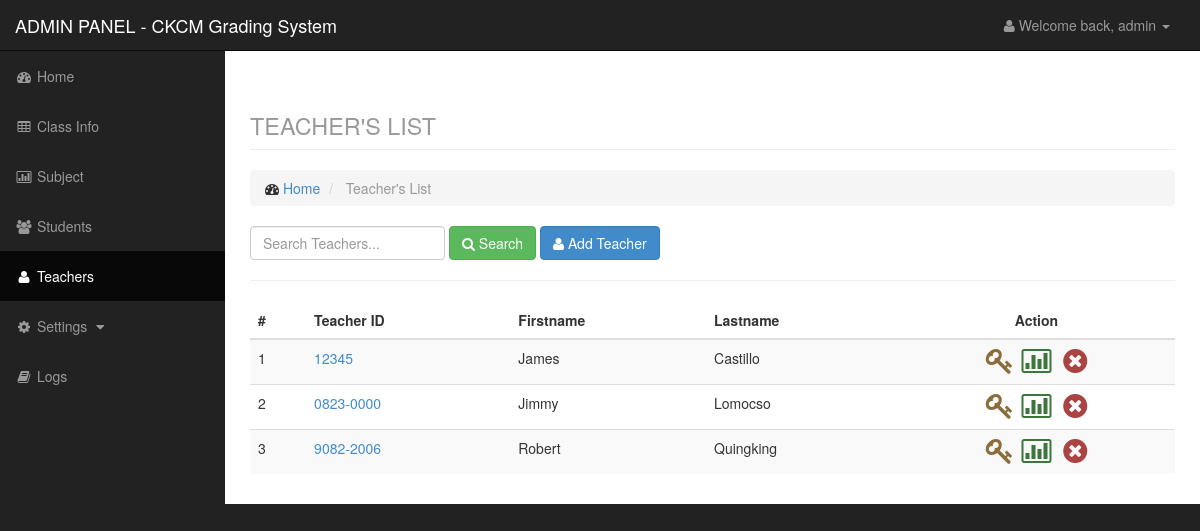
Screenshot of /admin/teacherlist.php (signed in) with the database file from the repository.
### tables this page shows
CREATE TABLE IF NOT EXISTS `teacher` (
  `id` int(11) NOT NULL AUTO_INCREMENT,
  `teachid` varchar(50) NOT NULL,
  `fname` varchar(100) NOT NULL,
  `lname` varchar(100) NOT NULL,
  PRIMARY KEY (`id`)
);

### admin/data/teacher_model.php (called while the page is built, shortened)
<?php
    $teacher = new Datateacher();
    class Datateacher {
        function getteacher($search){
            $q = "select * from teacher where teachid like '%$search%' or fname like '%$search%' or lname like '%$search%' order by lname,fname,teachid";
            $r = mysql_query($q);
            return $r;
        }
    }
?>

### admin/teacherlist.php (the view, shortened to what this page needs)
<?php
    include('include/header.php');
    include('include/sidebar.php');
    include('data/teacher_model.php');
    $search = isset($_POST['search']) ? $_POST['search']: null;
    $teacher = $teacher->getteacher($search);
?>
<div id="page-wrapper">
    <div class="container-fluid">
        <div class="row">
            <div class="col-lg-12">
                <h1 class="page-header">
                    <small>TEACHER'S LIST</small>
                </h1>
                <ol class="breadcrumb">
                    <li>
                        <i class="fa fa-dashboard"></i> <a href="index.php">Home</a>
                    </li>
                    <li class="active">
                        Teacher's List
                    </li>
                </ol>
            </div>
        </div>
        <div class="row">
            <div class="col-lg-12">
                <div class="form-inline form-padding">
                    <form action="teacherlist.php" method="post">
                        <input type="text" class="form-control" name="search" placeholder="Search Teachers...">
                        <button type="submit" name="submitsearch" class="btn btn-success"><i class="fa fa-search"></i> Search</button>
                        <button type="button" class="btn btn-primary" data-toggle="modal" data-target="#addteacher"><i class="fa fa-user"></i> Add Teacher</button>
                    </form>
                </div>
            </div>
        </div>
        <hr />
        <div class="row">
            <div class="col-lg-12">
            </div>
        </div>
        <div class="row">
            <div class="col-lg-12">
                <div class="table-responsive">
                    <table class="table table-striped">
                        <thead>
                            <tr>
                                <th>#</th>
                                <th>Teacher ID</th>
                                <th>Firstname</th>
                                <th>Lastname</th>
                                <th class="text-center">Action</th>
                            </tr>
                        </thead>
                        <tbody>
                            <?php $c = 1; ?>
                            <?php while($row = mysql_fetch_array($teacher)): ?>
                                <tr>
                                    <td><?php echo $c;?></td>
                                    <td><a href="edit.php?type=teacher&id=<?php echo $row['id']?>"><?php echo $row['teachid'];?></a></td>
                                    <td><?php echo $row['fname'];?></td>
                                    <td><?php echo $row['lname'];?></td>
                                    <td class="text-center">
                                        <a href="data/settings_model.php?q=addaccount&level=teacher&id=<?php echo $row['id']?>" class="confirmacc"><i class="fa fa-key fa-2x text-warning"></i></a>&nbsp;
                                        <a href="teacherload.php?id=<?php echo $row['id'];?>" title="Update Subject"><i class="fa fa-bar-chart-o fa-2x text-success"></i></a> &nbsp;
                                        <a href="data/data_model.php?q=delete&table=teacher&id=<?php echo $row['id']?>" title="Remove"><i class="fa fa-times-circle fa-2x text-danger confirmation"></i></a></td>
                                </tr>
                            <?php $c++; ?>
                            <?php endwhile; ?>
                        </tbody>
                    </table>
                </div>
            </div>
        </div>
    </div>
</div>
<?php include('include/footer.php'); ?>

### css/sb-admin.css (style rules this page uses)
body { margin-top: 100px; background-color: #222; }
@media (min-width:768px) { body { margin-top: 50px; } }
#page-wrapper { width: 100%; padding: 0; background-color: #fff; }
@media (min-width:768px) { #page-wrapper { padding: 10px; } }

### rows the page displays
teacher: teachid "12345", fname "James", lname "Castillo"
teacher: teachid "0823-0000", fname "Jimmy", lname "Lomocso"
teacher: teachid "9082-2006", fname "Robert", lname "Quingking"

### other values shown
$_SESSION['level'] "admin"
